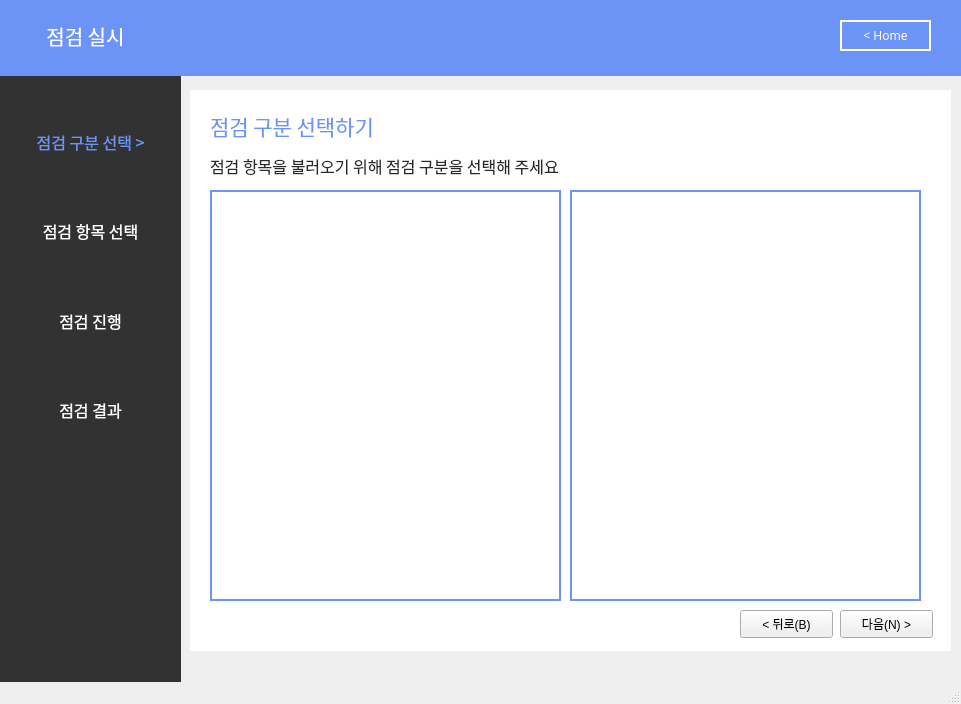
<?xml version="1.0" encoding="UTF-8"?>
<ui version="4.0">
 <class>MainWindow</class>
 <widget class="QMainWindow" name="MainWindow">
  <property name="geometry">
   <rect>
    <x>0</x>
    <y>0</y>
    <width>961</width>
    <height>704</height>
   </rect>
  </property>
  <property name="windowTitle">
   <string>MainWindow</string>
  </property>
  <widget class="QWidget" name="centralwidget">
   <widget class="QLabel" name="label_7">
    <property name="geometry">
     <rect>
      <x>-10</x>
      <y>-5</y>
      <width>1021</width>
      <height>81</height>
     </rect>
    </property>
    <property name="font">
     <font>
      <family>Gmarket Sans TTF</family>
      <pointsize>11</pointsize>
      <weight>50</weight>
      <bold>false</bold>
      <kerning>true</kerning>
     </font>
    </property>
    <property name="autoFillBackground">
     <bool>false</bool>
    </property>
    <property name="styleSheet">
     <string notr="true">background-color: rgb(108, 147, 246);
border-color: rgb(0, 0, 0);</string>
    </property>
    <property name="text">
     <string/>
    </property>
    <property name="scaledContents">
     <bool>false</bool>
    </property>
   </widget>
   <widget class="QLabel" name="label_8">
    <property name="geometry">
     <rect>
      <x>20</x>
      <y>10</y>
      <width>131</width>
      <height>51</height>
     </rect>
    </property>
    <property name="font">
     <font>
      <family>AppleSDGothicNeoM00</family>
      <pointsize>15</pointsize>
     </font>
    </property>
    <property name="styleSheet">
     <string notr="true">color : rgb(255, 255, 255)</string>
    </property>
    <property name="text">
     <string>점검 실시</string>
    </property>
    <property name="alignment">
     <set>Qt::AlignCenter</set>
    </property>
   </widget>
   <widget class="QLabel" name="label_5">
    <property name="geometry">
     <rect>
      <x>-10</x>
      <y>70</y>
      <width>191</width>
      <height>701</height>
     </rect>
    </property>
    <property name="font">
     <font>
      <family>Gmarket Sans TTF</family>
      <pointsize>16</pointsize>
      <weight>50</weight>
      <bold>false</bold>
      <kerning>true</kerning>
     </font>
    </property>
    <property name="autoFillBackground">
     <bool>false</bool>
    </property>
    <property name="styleSheet">
     <string notr="true">background-color: rgb(50, 50, 50);
border-color: rgb(0, 0, 0);</string>
    </property>
    <property name="text">
     <string/>
    </property>
    <property name="scaledContents">
     <bool>false</bool>
    </property>
    <property name="alignment">
     <set>Qt::AlignCenter</set>
    </property>
   </widget>
   <widget class="QWidget" name="verticalLayoutWidget">
    <property name="geometry">
     <rect>
      <x>10</x>
      <y>100</y>
      <width>161</width>
      <height>351</height>
     </rect>
    </property>
    <layout class="QVBoxLayout" name="verticalLayout">
     <item>
      <widget class="QLabel" name="label_3">
       <property name="font">
        <font>
         <family>AppleSDGothicNeoM00</family>
         <pointsize>12</pointsize>
        </font>
       </property>
       <property name="autoFillBackground">
        <bool>false</bool>
       </property>
       <property name="styleSheet">
        <string notr="true">color:rgb(108, 147, 246)</string>
       </property>
       <property name="text">
        <string>점검 구분 선택 &gt;</string>
       </property>
       <property name="alignment">
        <set>Qt::AlignCenter</set>
       </property>
      </widget>
     </item>
     <item>
      <widget class="QLabel" name="label">
       <property name="font">
        <font>
         <family>AppleSDGothicNeoM00</family>
         <pointsize>12</pointsize>
         <weight>50</weight>
         <bold>false</bold>
        </font>
       </property>
       <property name="autoFillBackground">
        <bool>false</bool>
       </property>
       <property name="styleSheet">
        <string notr="true">color:rgb(255,255,255)</string>
       </property>
       <property name="text">
        <string>점검 항목 선택</string>
       </property>
       <property name="alignment">
        <set>Qt::AlignCenter</set>
       </property>
      </widget>
     </item>
     <item>
      <widget class="QLabel" name="label_2">
       <property name="font">
        <font>
         <family>AppleSDGothicNeoM00</family>
         <pointsize>12</pointsize>
        </font>
       </property>
       <property name="autoFillBackground">
        <bool>false</bool>
       </property>
       <property name="styleSheet">
        <string notr="true">color:rgb(255,255,255)</string>
       </property>
       <property name="text">
        <string>점검 진행</string>
       </property>
       <property name="alignment">
        <set>Qt::AlignCenter</set>
       </property>
      </widget>
     </item>
     <item>
      <widget class="QLabel" name="label_4">
       <property name="font">
        <font>
         <family>AppleSDGothicNeoM00</family>
         <pointsize>12</pointsize>
        </font>
       </property>
       <property name="autoFillBackground">
        <bool>false</bool>
       </property>
       <property name="styleSheet">
        <string notr="true">color:rgb(255,255,255)</string>
       </property>
       <property name="text">
        <string>점검 결과</string>
       </property>
       <property name="alignment">
        <set>Qt::AlignCenter</set>
       </property>
      </widget>
     </item>
    </layout>
   </widget>
   <widget class="QPushButton" name="pushButton_3">
    <property name="geometry">
     <rect>
      <x>840</x>
      <y>20</y>
      <width>91</width>
      <height>31</height>
     </rect>
    </property>
    <property name="font">
     <font>
      <family>AppleSDGothicNeoM00</family>
      <pointsize>9</pointsize>
      <weight>50</weight>
      <bold>false</bold>
     </font>
    </property>
    <property name="cursor">
     <cursorShape>PointingHandCursor</cursorShape>
    </property>
    <property name="autoFillBackground">
     <bool>false</bool>
    </property>
    <property name="styleSheet">
     <string notr="true">background-color : rgb(108, 147, 246);
color : rgb(255,255,255);
border: 2px solid rgb(255,255,255)</string>
    </property>
    <property name="text">
     <string>&lt; Home</string>
    </property>
    <property name="autoDefault">
     <bool>false</bool>
    </property>
    <property name="default">
     <bool>false</bool>
    </property>
    <property name="flat">
     <bool>false</bool>
    </property>
   </widget>
   <widget class="QLabel" name="label_6">
    <property name="geometry">
     <rect>
      <x>190</x>
      <y>90</y>
      <width>761</width>
      <height>561</height>
     </rect>
    </property>
    <property name="font">
     <font>
      <family>Gmarket Sans TTF</family>
      <pointsize>16</pointsize>
      <weight>50</weight>
      <bold>false</bold>
      <kerning>true</kerning>
     </font>
    </property>
    <property name="autoFillBackground">
     <bool>false</bool>
    </property>
    <property name="styleSheet">
     <string notr="true">background-color: rgb(255,255,255);
border-color: rgb(0, 0, 0);</string>
    </property>
    <property name="text">
     <string/>
    </property>
    <property name="scaledContents">
     <bool>false</bool>
    </property>
    <property name="alignment">
     <set>Qt::AlignCenter</set>
    </property>
   </widget>
   <widget class="QLabel" name="label_9">
    <property name="geometry">
     <rect>
      <x>210</x>
      <y>110</y>
      <width>241</width>
      <height>31</height>
     </rect>
    </property>
    <property name="font">
     <font>
      <family>AppleSDGothicNeoM00</family>
      <pointsize>16</pointsize>
     </font>
    </property>
    <property name="autoFillBackground">
     <bool>false</bool>
    </property>
    <property name="styleSheet">
     <string notr="true">color:rgb(108,147,246)</string>
    </property>
    <property name="text">
     <string>점검 구분 선택하기</string>
    </property>
    <property name="alignment">
     <set>Qt::AlignLeading|Qt::AlignLeft|Qt::AlignVCenter</set>
    </property>
   </widget>
   <widget class="QLabel" name="label_10">
    <property name="geometry">
     <rect>
      <x>210</x>
      <y>150</y>
      <width>661</width>
      <height>31</height>
     </rect>
    </property>
    <property name="font">
     <font>
      <family>AppleSDGothicNeoM00</family>
      <pointsize>12</pointsize>
     </font>
    </property>
    <property name="autoFillBackground">
     <bool>false</bool>
    </property>
    <property name="styleSheet">
     <string notr="true">color:rgb(40,40,40)</string>
    </property>
    <property name="text">
     <string>점검 항목을 불러오기 위해 점검 구분을 선택해 주세요</string>
    </property>
    <property name="alignment">
     <set>Qt::AlignLeading|Qt::AlignLeft|Qt::AlignVCenter</set>
    </property>
   </widget>
   <widget class="QPushButton" name="pushButton">
    <property name="geometry">
     <rect>
      <x>840</x>
      <y>610</y>
      <width>93</width>
      <height>28</height>
     </rect>
    </property>
    <property name="text">
     <string>다음(N) &gt;</string>
    </property>
   </widget>
   <widget class="QPushButton" name="pushButton_2">
    <property name="geometry">
     <rect>
      <x>740</x>
      <y>610</y>
      <width>93</width>
      <height>28</height>
     </rect>
    </property>
    <property name="text">
     <string>&lt; 뒤로(B)</string>
    </property>
   </widget>
   <widget class="QPushButton" name="pushButton_4">
    <property name="geometry">
     <rect>
      <x>210</x>
      <y>190</y>
      <width>351</width>
      <height>411</height>
     </rect>
    </property>
    <property name="font">
     <font>
      <family>AppleSDGothicNeoM00</family>
      <pointsize>9</pointsize>
      <weight>50</weight>
      <bold>false</bold>
     </font>
    </property>
    <property name="cursor">
     <cursorShape>PointingHandCursor</cursorShape>
    </property>
    <property name="autoFillBackground">
     <bool>false</bool>
    </property>
    <property name="styleSheet">
     <string notr="true">border: 2px solid rgb(108,147,246);
border-image:url(infra.png)</string>
    </property>
    <property name="text">
     <string/>
    </property>
    <property name="autoDefault">
     <bool>false</bool>
    </property>
    <property name="default">
     <bool>false</bool>
    </property>
    <property name="flat">
     <bool>false</bool>
    </property>
   </widget>
   <widget class="QPushButton" name="pushButton_5">
    <property name="geometry">
     <rect>
      <x>570</x>
      <y>190</y>
      <width>351</width>
      <height>411</height>
     </rect>
    </property>
    <property name="font">
     <font>
      <family>AppleSDGothicNeoM00</family>
      <pointsize>9</pointsize>
      <weight>50</weight>
      <bold>false</bold>
     </font>
    </property>
    <property name="cursor">
     <cursorShape>PointingHandCursor</cursorShape>
    </property>
    <property name="autoFillBackground">
     <bool>false</bool>
    </property>
    <property name="styleSheet">
     <string notr="true">border: 2px solid rgb(108,147,246)</string>
    </property>
    <property name="text">
     <string/>
    </property>
    <property name="autoDefault">
     <bool>false</bool>
    </property>
    <property name="default">
     <bool>false</bool>
    </property>
    <property name="flat">
     <bool>false</bool>
    </property>
   </widget>
   <widget class="QLabel" name="label_11">
    <property name="geometry">
     <rect>
      <x>210</x>
      <y>190</y>
      <width>351</width>
      <height>411</height>
     </rect>
    </property>
    <property name="text">
     <string/>
    </property>
    <property name="pixmap">
     <pixmap>infra.png</pixmap>
    </property>
   </widget>
   <zorder>label_6</zorder>
   <zorder>pushButton_4</zorder>
   <zorder>label_11</zorder>
   <zorder>label_5</zorder>
   <zorder>label_7</zorder>
   <zorder>label_8</zorder>
   <zorder>verticalLayoutWidget</zorder>
   <zorder>pushButton_3</zorder>
   <zorder>label_9</zorder>
   <zorder>label_10</zorder>
   <zorder>pushButton</zorder>
   <zorder>pushButton_2</zorder>
   <zorder>pushButton_5</zorder>
  </widget>
  <widget class="QMenuBar" name="menubar">
   <property name="geometry">
    <rect>
     <x>0</x>
     <y>0</y>
     <width>961</width>
     <height>26</height>
    </rect>
   </property>
  </widget>
  <widget class="QStatusBar" name="statusbar"/>
 </widget>
 <resources/>
 <connections/>
</ui>
